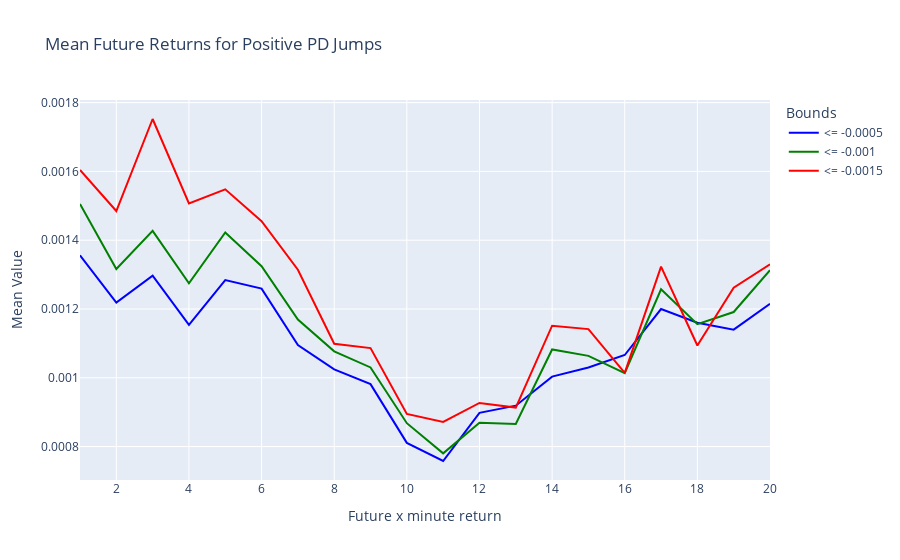

The cell this chart's notebook holds for it:
### Code cell
fig = go.Figure()

for bound, color in zip([0.0005, 0.001, 0.0015], ['blue', 'green', 'red']):
    # Calculate mean future returns for positive PD jumps
    result = df.filter(pl.col('jump_PD') <= -bound).select(
        [(pl.col(f'future_return_{i}') - 1).mean() for i in range(1, 21)]
    ).transpose()
    # Convert to Pandas DataFrame for plotting
    result_pd = result.to_pandas()

    # Add line to the figure
    fig.add_trace(go.Scatter(
        x=[i for i in range(1, 21)],
        y=result_pd['column_0'],
        mode='lines',
        name=f'<= -{bound}',
        line=dict(color=color)
    ))


# Update layout
fig.update_layout(
    title='Mean Future Returns for Positive PD Jumps',
    xaxis_title='Future x minute return',
    yaxis_title='Mean Value',
    legend_title='Bounds'
)

fig.show()

### Figure 1 — Plotly figure (JSON) as saved in the notebook; plotly's stock layout.template omitted (floating-point values rounded to 4 significant figures)
{"data": [{"line": {"color": "blue"}, "mode": "lines", "name": "<= -0.0005", "type": "scatter", "x": [1, 2, 3, 4, 5, 6, 7, 8, 9, 10, 11, 12, 13, 14, 15, 16, 17, 18, 19, 20], "y": [0.001356, 0.001219, 0.001297, 0.001154, 0.001284, 0.001259, 0.001095, 0.001025, 0.0009814, 0.0008106, 0.000758, 0.000898, 0.0009188, 0.001003, 0.00103, 0.001066, 0.0012, 0.00116, 0.00114, 0.001215]}, {"line": {"color": "green"}, "mode": "lines", "name": "<= -0.001", "type": "scatter", "x": [1, 2, 3, 4, 5, 6, 7, 8, 9, 10, 11, 12, 13, 14, 15, 16, 17, 18, 19, 20], "y": [0.001505, 0.001316, 0.001427, 0.001275, 0.001422, 0.001324, 0.001169, 0.001077, 0.00103, 0.0008679, 0.0007802, 0.0008693, 0.0008654, 0.001082, 0.001064, 0.001013, 0.001257, 0.001156, 0.001191, 0.001313]}, {"line": {"color": "red"}, "mode": "lines", "name": "<= -0.0015", "type": "scatter", "x": [1, 2, 3, 4, 5, 6, 7, 8, 9, 10, 11, 12, 13, 14, 15, 16, 17, 18, 19, 20], "y": [0.001604, 0.001485, 0.001752, 0.001507, 0.001548, 0.001455, 0.001314, 0.001099, 0.001086, 0.0008948, 0.0008714, 0.0009267, 0.0009132, 0.001151, 0.001141, 0.001014, 0.001323, 0.001094, 0.001262, 0.00133]}], "layout": {"legend": {"title": {"text": "Bounds"}}, "title": {"text": "Mean Future Returns for Positive PD Jumps"}, "xaxis": {"title": {"text": "Future x minute return"}}, "yaxis": {"title": {"text": "Mean Value"}}}}
